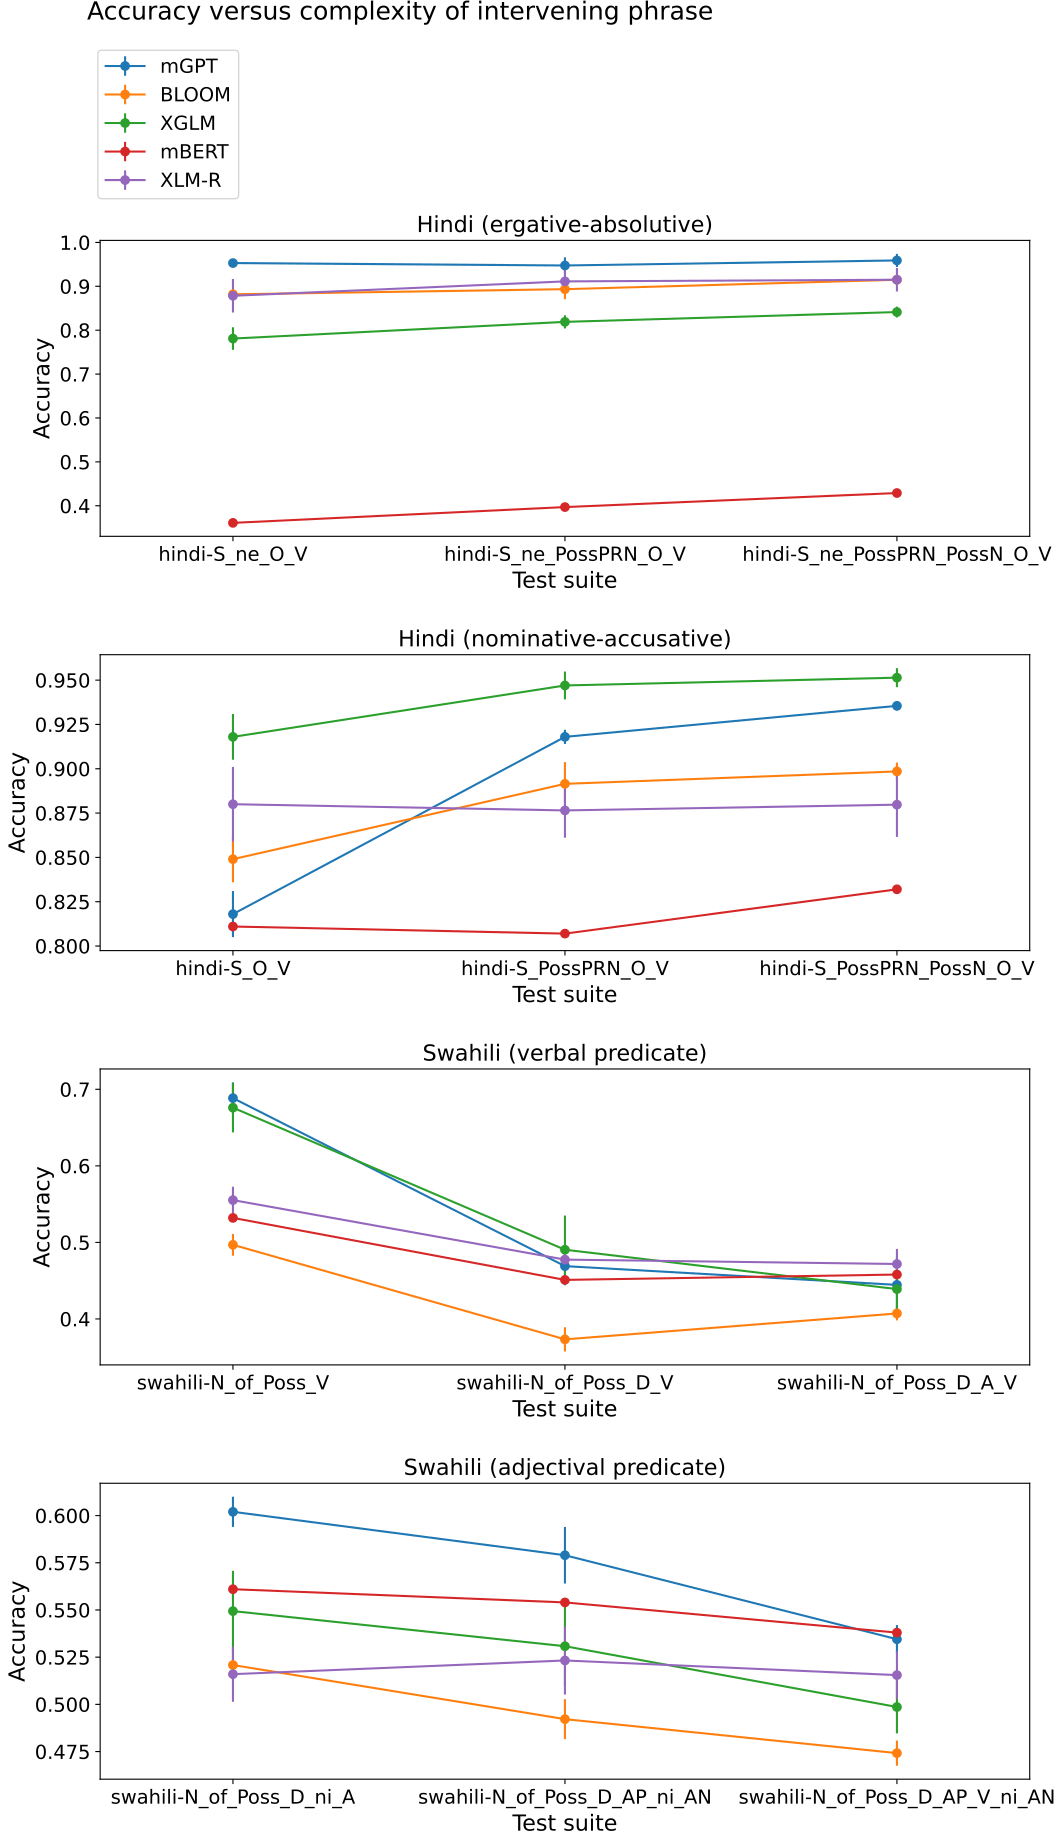

Recreate this plot in Python.
import matplotlib.pyplot as plt
from results import *

models = ['mGPT', 'BLOOM', 'XGLM', 'mBERT', 'XLM-R']

df['model'] = ['human'] + ['mGPT' for _ in range(2)] + ['BLOOM' for _ in range(6)] + ['XGLM' for _ in range(5)] + ['mBERT'] + ['XLM-R' for _ in range(4)]
df_mean = df.groupby('model').mean()
df_sem = df.groupby('model').sem()

fig, axs = plt.subplots(4, 1, figsize=(12, 20))

suite_classes = [
    ['hindi-S_ne_O_V', 'hindi-S_ne_PossPRN_O_V', 'hindi-S_ne_PossPRN_PossN_O_V'],
    ['hindi-S_O_V', 'hindi-S_PossPRN_O_V', 'hindi-S_PossPRN_PossN_O_V'],
    ['swahili-N_of_Poss_V', 'swahili-N_of_Poss_D_V', 'swahili-N_of_Poss_D_A_V'],
    ['swahili-N_of_Poss_D_ni_A', 'swahili-N_of_Poss_D_AP_ni_AN', 'swahili-N_of_Poss_D_AP_V_ni_AN']
]

for subplot_i in range(4):
    suites = suite_classes[subplot_i]
    for model in models:
        line = axs[subplot_i].errorbar(suites, [df_mean.loc[model, suite] for suite in suites], yerr=[df_sem.loc[model, suite] for suite in suites], fmt='o-', label=model)
    axs[subplot_i].set_xlabel('Test suite', fontsize=16)
    axs[subplot_i].set_ylabel('Accuracy', fontsize=16)
    axs[subplot_i].tick_params(axis='both', which='major', labelsize=14)
    axs[subplot_i].margins(x=0.2)

axs[0].set_title('Hindi (ergative-absolutive)', fontsize=16)
axs[1].set_title('Hindi (nominative-accusative)', fontsize=16)
axs[2].set_title('Swahili (verbal predicate)', fontsize=16)
axs[3].set_title('Swahili (adjectival predicate)', fontsize=16)

handles, labels = axs[0].get_legend_handles_labels()
fig.legend(handles, labels, loc='upper left', bbox_to_anchor=(0.115, 0.98), fontsize=14)

plt.suptitle('Accuracy versus complexity of intervening phrase', x=0.375, y=1, fontsize=18)

plt.subplots_adjust(hspace=0.4)

plt.savefig('intervening_content.pdf')

avg = 0
for model in Index[1:]:
    avg += df.loc[model, 'swahili-N_of_Poss_D_V'] - df.loc[model, 'swahili-N_of_Poss_V']
print(avg / 18)
